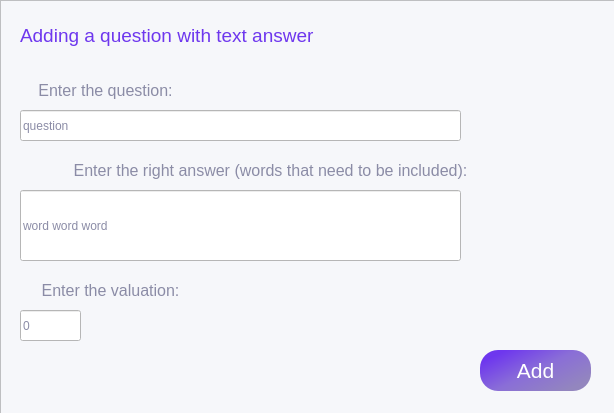
<?xml version="1.0" encoding="UTF-8"?>
<ui version="4.0">
 <class>Form</class>
 <widget class="QWidget" name="Form">
  <property name="geometry">
   <rect>
    <x>0</x>
    <y>0</y>
    <width>614</width>
    <height>413</height>
   </rect>
  </property>
  <property name="windowTitle">
   <string>Form</string>
  </property>
  <widget class="QFrame" name="frame">
   <property name="geometry">
    <rect>
     <x>0</x>
     <y>0</y>
     <width>620</width>
     <height>420</height>
    </rect>
   </property>
   <property name="styleSheet">
    <string notr="true">background-color: rgb(246, 247, 250);
color: rgb(110, 55, 238);
font: 16pt &quot;.AppleSystemUIFont&quot;;
color: rgb(139, 140, 166);</string>
   </property>
   <property name="frameShape">
    <enum>QFrame::StyledPanel</enum>
   </property>
   <property name="frameShadow">
    <enum>QFrame::Raised</enum>
   </property>
   <widget class="QLabel" name="label_2">
    <property name="geometry">
     <rect>
      <x>10</x>
      <y>70</y>
      <width>191</width>
      <height>41</height>
     </rect>
    </property>
    <property name="text">
     <string>&lt;html&gt;&lt;head/&gt;&lt;body&gt;&lt;p align=&quot;center&quot;&gt;&lt;span style=&quot; font-size:12pt;&quot;&gt;Enter the question:&lt;/span&gt;&lt;/p&gt;&lt;/body&gt;&lt;/html&gt;</string>
    </property>
    <property name="textFormat">
     <enum>Qt::RichText</enum>
    </property>
    <property name="alignment">
     <set>Qt::AlignCenter</set>
    </property>
   </widget>
   <widget class="QPushButton" name="pushButton">
    <property name="geometry">
     <rect>
      <x>480</x>
      <y>350</y>
      <width>111</width>
      <height>41</height>
     </rect>
    </property>
    <property name="font">
     <font>
      <family>.AppleSystemUIFont</family>
      <pointsize>16</pointsize>
      <weight>50</weight>
      <italic>false</italic>
      <bold>false</bold>
     </font>
    </property>
    <property name="cursor">
     <cursorShape>PointingHandCursor</cursorShape>
    </property>
    <property name="styleSheet">
     <string notr="true">background-color: qlineargradient(spread:pad, x1:0.07, y1:0.227364, x2:0.895, y2:0.847, stop:0 rgba(110, 55, 238, 255), stop:0.487562 rgba(138, 110, 215, 255), stop:1 rgba(147, 134, 190, 255));
border-radius: 18px;
color: rgb(255, 255, 255);</string>
    </property>
    <property name="text">
     <string>Add</string>
    </property>
   </widget>
   <widget class="QLabel" name="label_3">
    <property name="geometry">
     <rect>
      <x>20</x>
      <y>20</y>
      <width>501</width>
      <height>31</height>
     </rect>
    </property>
    <property name="styleSheet">
     <string notr="true">color: rgba(110, 55, 238, 255)</string>
    </property>
    <property name="text">
     <string>&lt;html&gt;&lt;head/&gt;&lt;body&gt;&lt;p&gt;&lt;span style=&quot; font-size:14pt;&quot;&gt;Adding a question with text answer&lt;/span&gt;&lt;/p&gt;&lt;/body&gt;&lt;/html&gt;</string>
    </property>
    <property name="textFormat">
     <enum>Qt::RichText</enum>
    </property>
   </widget>
   <widget class="QLabel" name="label_4">
    <property name="geometry">
     <rect>
      <x>10</x>
      <y>150</y>
      <width>521</width>
      <height>41</height>
     </rect>
    </property>
    <property name="text">
     <string>&lt;html&gt;&lt;head/&gt;&lt;body&gt;&lt;p&gt;&lt;span style=&quot; font-size:12pt;&quot;&gt;Enter the right answer (words that need to be included):&lt;/span&gt;&lt;/p&gt;&lt;/body&gt;&lt;/html&gt;</string>
    </property>
    <property name="textFormat">
     <enum>Qt::RichText</enum>
    </property>
    <property name="alignment">
     <set>Qt::AlignCenter</set>
    </property>
   </widget>
   <widget class="QLabel" name="label_5">
    <property name="geometry">
     <rect>
      <x>20</x>
      <y>270</y>
      <width>181</width>
      <height>41</height>
     </rect>
    </property>
    <property name="text">
     <string>&lt;html&gt;&lt;head/&gt;&lt;body&gt;&lt;p align=&quot;center&quot;&gt;&lt;span style=&quot; font-size:12pt;&quot;&gt;Enter the valuation:&lt;/span&gt;&lt;/p&gt;&lt;/body&gt;&lt;/html&gt;</string>
    </property>
    <property name="textFormat">
     <enum>Qt::RichText</enum>
    </property>
    <property name="alignment">
     <set>Qt::AlignCenter</set>
    </property>
   </widget>
   <widget class="QLineEdit" name="lineEdit">
    <property name="geometry">
     <rect>
      <x>20</x>
      <y>110</y>
      <width>441</width>
      <height>31</height>
     </rect>
    </property>
    <property name="styleSheet">
     <string notr="true">background-color: rgb(255,255,255);
font: 10pt &quot;MS Shell Dlg 2&quot;; </string>
    </property>
    <property name="text">
     <string>question</string>
    </property>
   </widget>
   <widget class="QLineEdit" name="lineEdit_4">
    <property name="geometry">
     <rect>
      <x>20</x>
      <y>190</y>
      <width>441</width>
      <height>71</height>
     </rect>
    </property>
    <property name="styleSheet">
     <string notr="true">background-color: rgb(255,255,255);
font: 10pt &quot;MS Shell Dlg 2&quot;; </string>
    </property>
    <property name="text">
     <string>word word word</string>
    </property>
   </widget>
   <widget class="QLineEdit" name="lineEdit_2">
    <property name="geometry">
     <rect>
      <x>20</x>
      <y>310</y>
      <width>61</width>
      <height>31</height>
     </rect>
    </property>
    <property name="styleSheet">
     <string notr="true">background-color: rgb(255,255,255);
font: 10pt &quot;MS Shell Dlg 2&quot;; </string>
    </property>
    <property name="text">
     <string>0</string>
    </property>
   </widget>
  </widget>
 </widget>
 <resources/>
 <connections/>
</ui>
